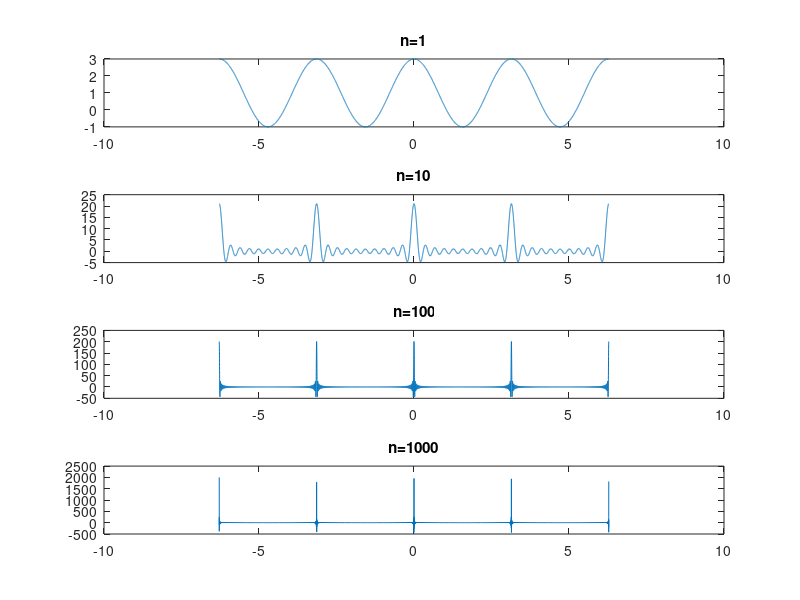

Recreate this plot in MATLAB.
%% Guia 2 - Ejercicio 3
%
%% Enunciado:
% Escriba un programa en Matlab que permita visualizar la convergencia de
% la fórmula de Poisson antes mencionada.

close all;
clear all;

T = 2;
n = 20;
w = -4*pi/T:0.001:4*pi/T;
p0 = 0.*w;

N = [1 10 100 1000];
lN = length(N);
for l=1:lN
    p0 = 0.*w;
    for k=-N(l):1:N(l)
        p0 = p0 + exp(-1i*k*T.*w);
    end
    subplot(lN,1,l); plot(w,p0);
    title(sprintf('n=%d',N(l)));
end

